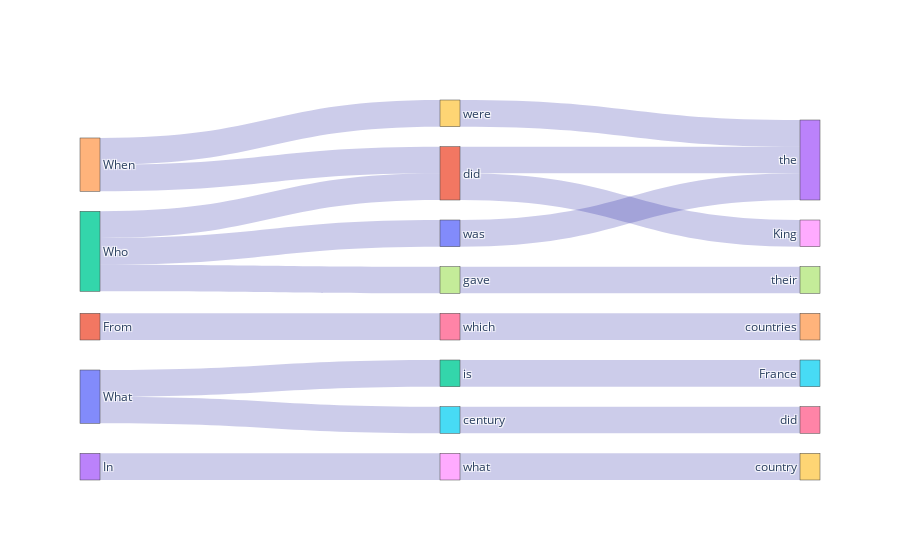

The cell this chart's notebook holds for it:
### Code cell
plot_sentence_sankey(normans, level=3)

### Figure 1 — Plotly figure (JSON) as saved in the notebook; plotly's stock layout.template omitted (floating-point values rounded to 4 significant figures)
{"data": [{"link": {"color": "rgba(0,0,150,0.2)", "label": ["11.1111 %", "11.1111 %", "11.1111 %", "11.1111 %", "11.1111 %", "11.1111 %", "11.1111 %", "11.1111 %", "11.1111 %", "11.1111 %", "11.1111 %", "11.1111 %", "11.1111 %", "11.1111 %", "11.1111 %", "11.1111 %", "11.1111 %", "11.1111 %"], "source": [0, 1, 2, 3, 4, 2, 4, 0, 2, 11, 9, 6, 12, 10, 5, 7, 11, 8], "target": [5, 6, 7, 8, 9, 10, 11, 12, 11, 13, 13, 14, 15, 13, 16, 17, 18, 19], "value": [1, 1, 1, 1, 1, 1, 1, 1, 1, 1, 1, 1, 1, 1, 1, 1, 1, 1]}, "node": {"label": ["What", "From", "Who", "In", "When", "century", "which", "gave", "what", "were", "was", "did", "is", "the", "countries", "France", "did", "their", "King", "country"]}, "type": "sankey"}], "layout": {"autosize": true}}
